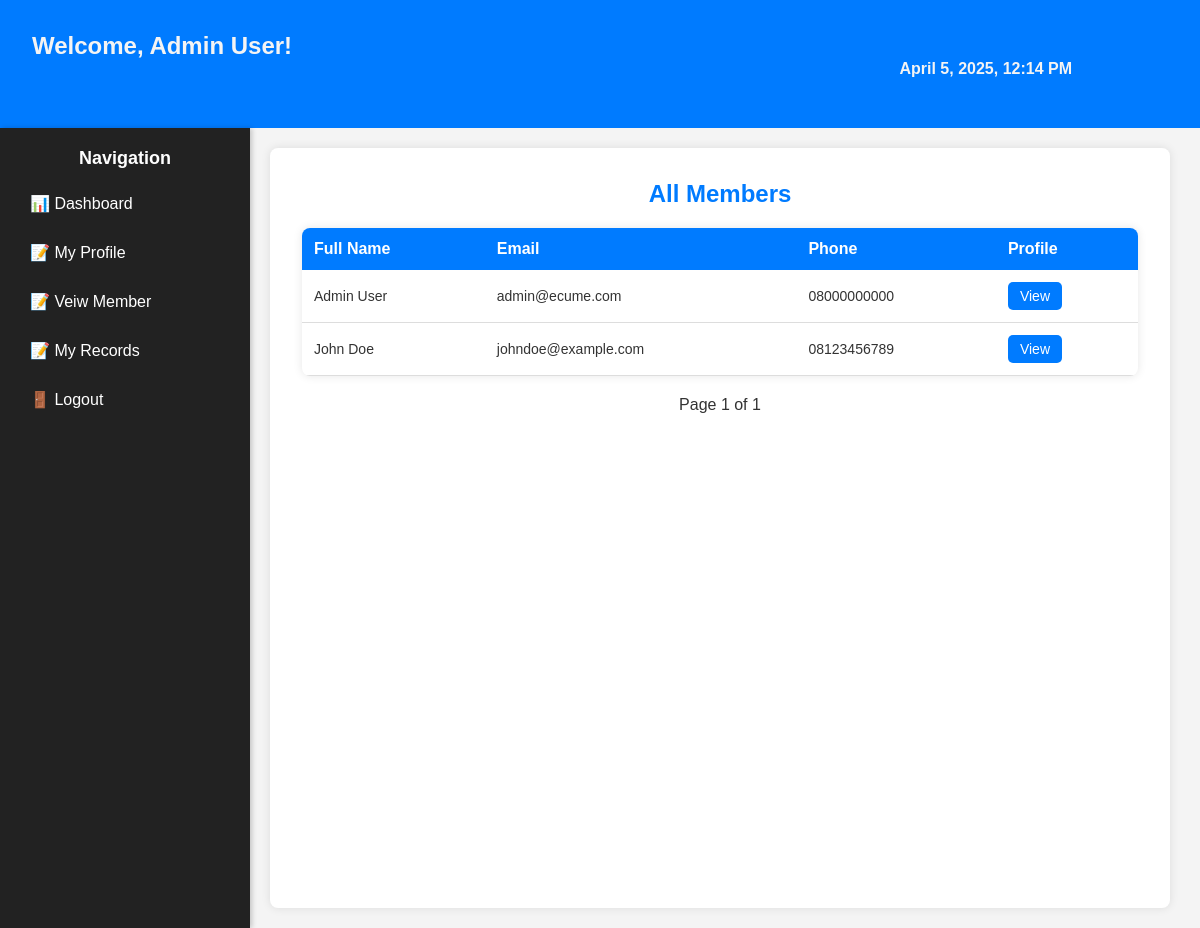
Before: /members/members_list.php (signed in) with the older database file.
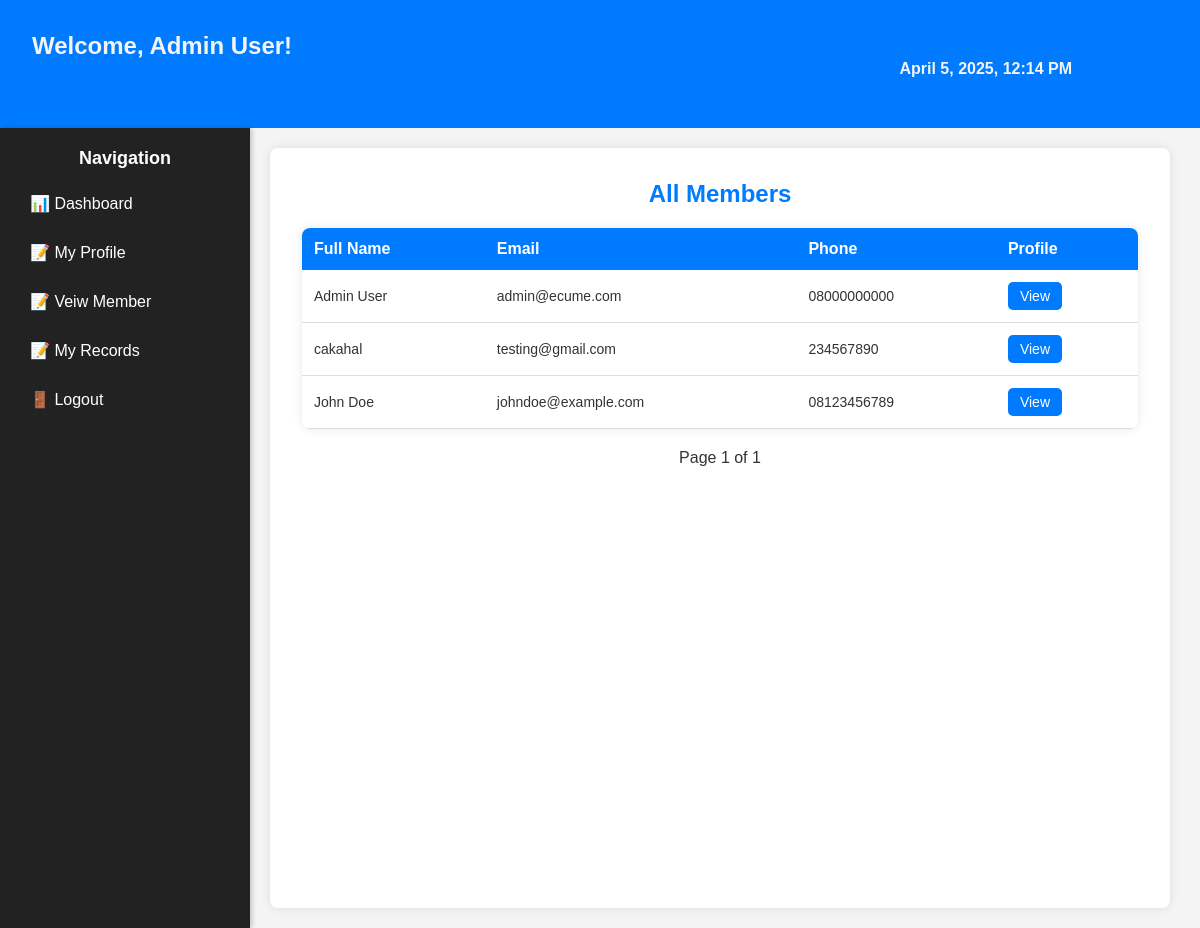
After: the same page with the newer database file.
### tables this page shows
CREATE TABLE `users` (
  `id` int(11) NOT NULL,
  `full_name` varchar(255) NOT NULL,
  `email` varchar(100) NOT NULL,
  `password` varchar(255) NOT NULL,
  `phone` varchar(15) DEFAULT NULL,
  `profile_picture` varchar(255) DEFAULT 'default.png',
  `role` enum('admin','member') DEFAULT 'member',
  `created_at` timestamp NOT NULL DEFAULT current_timestamp(),
  `status` varchar(20) NOT NULL DEFAULT 'pending'
);

### members/members_list.php (the view, shortened to what this page needs)
<?php
require_once "../includes/inc_header.php";
require_once "../includes/db.php";
$limit = 10;
$page = isset($_GET['page']) ? (int)$_GET['page'] : 1;
$offset = ($page - 1) * $limit;
$totalStmt = $pdo->query("SELECT COUNT(*) FROM users");
$totalRows = $totalStmt->fetchColumn();
$totalPages = ceil($totalRows / $limit);
$stmt = $pdo->prepare("SELECT id, full_name, email, phone FROM users ORDER BY full_name ASC LIMIT :limit OFFSET :offset");
$stmt->bindParam(':limit', $limit, PDO::PARAM_INT);
$stmt->bindParam(':offset', $offset, PDO::PARAM_INT);
$stmt->execute();
$members = $stmt->fetchAll(PDO::FETCH_ASSOC);
?>
<main class="dashboard-container">
    <?php include "../includes/inc_sidebar.php"; ?>
    <section class="admin-main">
        <h2>All Members</h2>
        <table>
            <thead>
                <tr>
                    <th>Full Name</th>
                    <th>Email</th>
                    <th>Phone</th>
                    <th>Profile</th>
                </tr>
            </thead>
            <tbody>
                <?php foreach ($members as $member): ?>
                    <tr>
                        <td><?php echo htmlspecialchars($member["full_name"]); ?></td>
                        <td><?php echo htmlspecialchars($member["email"]); ?></td>
                        <td><?php echo htmlspecialchars($member["phone"]); ?></td>
                        <td><a href="view_member.php?id=<?php echo $member["id"]; ?>">View</a></td>
                    </tr>
                <?php endforeach; ?>
            </tbody>
        </table>
        <div class="pagination">
            <span>Page <?php echo $page; ?> of <?php echo $totalPages; ?></span>
        </div>
    </section>
</main>

### includes/inc_header.php (shortened to what this page needs)
<?php
require_once "../includes/db.php";
$stmt = $pdo->prepare("SELECT full_name, email FROM users WHERE id = ?");
$stmt->execute([$_SESSION["user_id"]]);
$user = $stmt->fetch(PDO::FETCH_ASSOC);
?>
<!DOCTYPE html>
<html lang="en">
<head>
    <link rel="stylesheet" href="../assets/css/member_dashboard.css">
</head>
<body>
<header class="member-header">
    <h2>Welcome, <?php echo htmlspecialchars($user['full_name']); ?>!</h2>
    <div style="float: right; padding:0 3rem 3rem 0; margin:0 3rem 3rem 0" class="user-info">
        <span> <?php echo date("F j, Y, g:i A"); ?></span>
    </div>
</header>
</body>
</html>

Changed rows visible on the page:
added users: full_name "cakahal", email "testing@gmail.com", phone "234567890"
